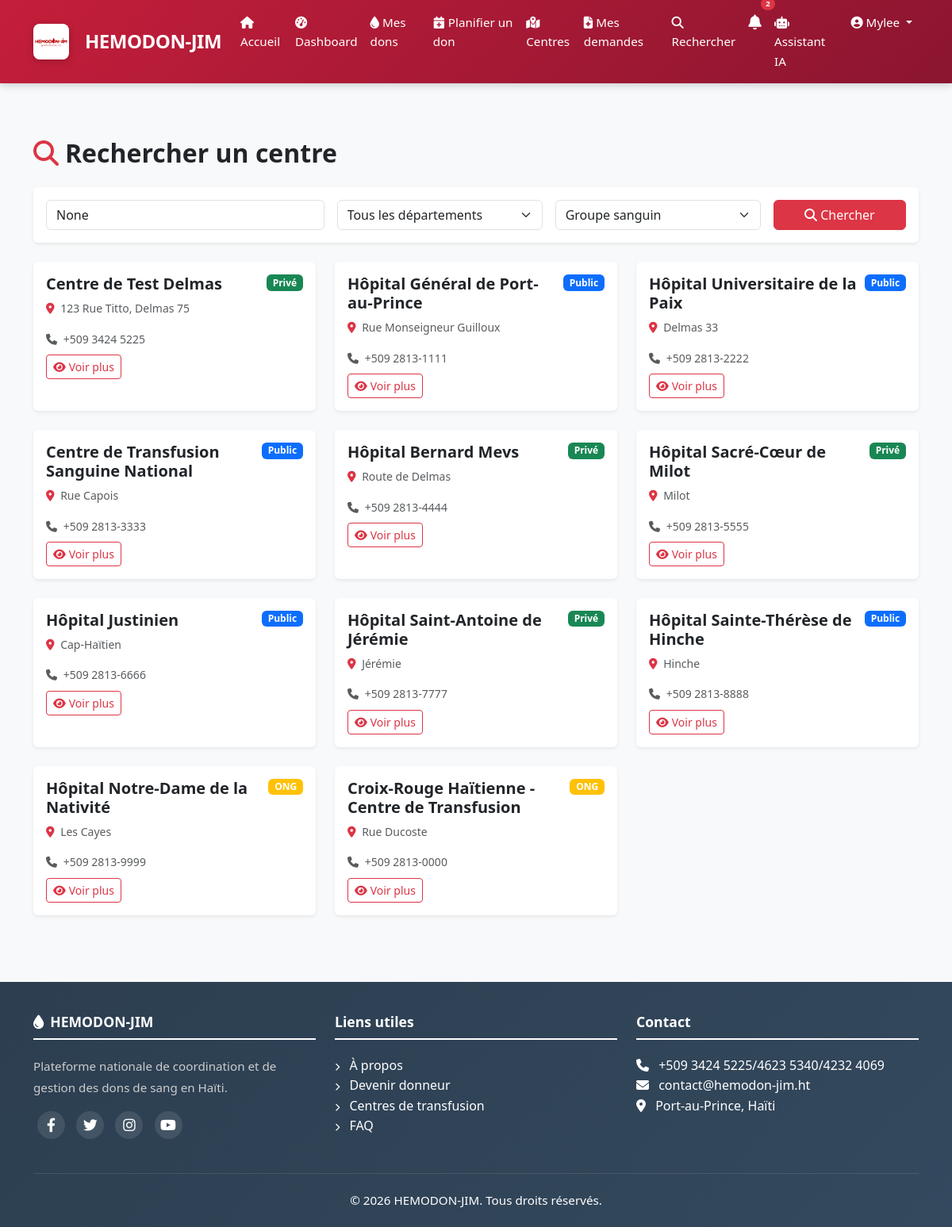
/rechercher/ (signed in), run on the app's committed database.
### apps/authentification/models.py (models this page shows, shortened)
class User(AbstractUser):
    GROUPE_CHOICES = [
        ('donneur', 'Donneur'),
        ('hospitalier', 'Personnel Hospitalier'),
        ('admin', 'Administrateur'),
        ('pnts', 'PNTS'),
    ]
    GROUPE_SANGUIN_CHOICES = [
        ('A+', 'A+'), ('A-', 'A-'),
        ('B+', 'B+'), ('B-', 'B-'),
        ('AB+', 'AB+'), ('AB-', 'AB-'),
        ('O+', 'O+'), ('O-', 'O-'),
    ]
    groupe = models.CharField(max_length=20, choices=GROUPE_CHOICES, default='donneur')
    telephone = models.CharField(max_length=20, unique=True)
    adresse = models.TextField(blank=True, null=True)
    commune = models.CharField(max_length=100, blank=True, null=True)
    departement = models.CharField(max_length=100, blank=True, null=True)
    date_naissance = models.DateField(null=True, blank=True)
    groupe_sanguin = models.CharField(max_length=3, choices=GROUPE_SANGUIN_CHOICES, blank=True, null=True)
    est_eligible = models.BooleanField(default=True)
    photo = models.ImageField(upload_to='photos/', blank=True, null=True)
    created_at = models.DateTimeField(auto_now_add=True)
    updated_at = models.DateTimeField(auto_now=True)
    class Meta:
        db_table = 'users'
        verbose_name = 'Utilisateur'
        verbose_name_plural = 'Utilisateurs'

### apps/centres/models.py (models this page shows, shortened)
class Centre(models.Model):
    TYPE_CHOICES = [
        ('public', 'Public'),
        ('prive', 'Privé'),
        ('ong', 'ONG'),
    ]
    nom = models.CharField(max_length=200)
    type = models.CharField(max_length=20, choices=TYPE_CHOICES)
    adresse = models.TextField()
    commune = models.CharField(max_length=100)
    departement = models.CharField(max_length=100)
    telephone = models.CharField(max_length=20)
    email = models.EmailField(blank=True, null=True)
    latitude = models.DecimalField(max_digits=9, decimal_places=6, null=True, blank=True)
    longitude = models.DecimalField(max_digits=9, decimal_places=6, null=True, blank=True)
    capacite_journaliere = models.IntegerField(default=50)
    horaires = models.TextField(blank=True, null=True)
    est_actif = models.BooleanField(default=True)
    responsable = models.ForeignKey(
        User,
        on_delete=models.SET_NULL,
        null=True,
        related_name='centre_responsable'
    )
    created_at = models.DateTimeField(auto_now_add=True)
    updated_at = models.DateTimeField(auto_now=True)
    class Meta:
        db_table = 'centres'
        verbose_name = 'Centre'
        verbose_name_plural = 'Centres'

### apps/centres/views.py (the view)
# urls.py: path('rechercher/', views.centres_search, name='search'),
@login_required
def centres_search(request):
    centres = Centre.objects.filter(est_actif=True)
    query = request.GET.get('q')
    if query:
        centres = centres.filter(
            Q(nom__icontains=query) |
            Q(commune__icontains=query) |
            Q(departement__icontains=query)
        )
    groupe_sanguin = request.GET.get('groupe_sanguin')
    if groupe_sanguin:
        centres = centres.filter(stocks__groupe_sanguin=groupe_sanguin, stocks__quantite_disponible__gt=0)
    departement = request.GET.get('departement')
    if departement:
        centres = centres.filter(departement=departement)
    paginator = Paginator(centres, 12)
    page_number = request.GET.get('page')
    centres_page = paginator.get_page(page_number)
    departements = Centre.objects.filter(est_actif=True).values_list('departement', flat=True).distinct()
    context = {
        'centres': centres_page,
        'query': query,
        'departements': sorted(departements),
        'groupes_sanguins': ['A+', 'A-', 'B+', 'B-', 'AB+', 'AB-', 'O+', 'O-'],
        'title': 'Rechercher un centre - HEMODON-JIM',
        'active_page': 'centres',
    }
    return render(request, 'centres/search.html', context)

### apps/authentification/context_processors.py (called while the page is built)
def user_notifications_count(request):
    count = 0
    if request.user.is_authenticated:
        count = Notification.objects.filter(
            models.Q(pour_tous=True) | models.Q(utilisateurs=request.user),
            est_lue=False
        ).distinct().count()
        print(f"Notifications non lues pour {request.user.username}: {count}")
    return {'user_notifications_count': count}

### apps/centres/templates/centres/search.html (shortened to what this page needs)
{% extends 'base.html' %}
{% load static %}
{% block content %}
<div class="container py-4">
    <h1 class="h2 fw-bold mb-4">
        <i class="fas fa-search text-danger me-2"></i>Rechercher un centre
    </h1>
    <div class="card border-0 shadow-sm mb-4">
        <div class="card-body">
            <form method="GET" class="row g-3">
                <div class="col-md-4">
                    <input type="text" name="q" class="form-control" placeholder="Nom, commune, département..." value="{{ query }}">
                </div>
                <div class="col-md-3">
                    <select name="departement" class="form-select">
                        <option value="">Tous les départements</option>
                    </select>
                </div>
                <div class="col-md-3">
                    <select name="groupe_sanguin" class="form-select">
                        <option value="">Groupe sanguin</option>
                    </select>
                </div>
                <div class="col-md-2">
                    <button type="submit" class="btn btn-danger w-100">
                        <i class="fas fa-search"></i> Chercher
                    </button>
                </div>
            </form>
        </div>
    </div>
    <div class="row g-4">
        {% for centre in centres %}
        <div class="col-md-6 col-lg-4">
            <div class="card border-0 shadow-sm h-100">
                <div class="card-body">
                    <div class="d-flex justify-content-between align-items-start">
                        <h5 class="card-title fw-bold">{{ centre.nom }}</h5>
                        <span class="badge {% if centre.type == 'public' %}bg-primary{% elif centre.type == 'prive' %}bg-success{% else %}bg-warning{% endif %}">
                            {{ centre.get_type_display }}
                        </span>
                    </div>
                    <p class="text-muted small">
                        <i class="fas fa-map-marker-alt text-danger me-1"></i>
                        {{ centre.adresse }}
                    </p>
                    <p class="text-muted small mb-1">
                        <i class="fas fa-phone me-1"></i> {{ centre.telephone }}
                    </p>
                    <div class="mt-2">
                        <a href="{% url 'centres:detail' centre.id %}" class="btn btn-sm btn-outline-danger">
                            <i class="fas fa-eye me-1"></i>Voir plus
                        </a>
                    </div>
                </div>
            </div>
        </div>
        {% endfor %}
    </div>
</div>
{% endblock %}

### templates/partials/header.html (shortened to what this page needs)
{% load static %}
<nav class="navbar navbar-expand-lg navbar-custom fixed-top">
    <div class="container">
        <a class="navbar-brand" href="{% url 'home' %}">
            <img src="{% static 'images/logo/logo1.jpg' %}" alt="HEMODON-JIM" height="40" class="me-2" style="border-radius: 8px;">
            <span>HEMODON-JIM</span>
        </a>
        <div class="collapse navbar-collapse" id="navbarNav">
            <ul class="navbar-nav ms-auto">
                <li class="nav-item">
                    <a class="nav-link {% if request.path == '/' %}active{% endif %}" href="{% url 'home' %}">
                        <i class="fas fa-home"></i> Accueil
                    </a>
                </li>
                {% if user.is_authenticated %}
                    {% if user.is_superuser or user.groupe == 'admin' or user.groupe == 'pnts' %}
                        <li class="nav-item">
                            <a class="nav-link {% if 'admin-panel' in request.path %}active{% endif %}" href="{% url 'app_admin:dashboard' %}">
                                <i class="fas fa-crown"></i> Panel Admin
                            </a>
                        </li>
                        <li class="nav-item">
                            <a class="nav-link" href="{% url 'app_admin:users' %}">
                                <i class="fas fa-users"></i> Utilisateurs
                            </a>
                        </li>
                        <li class="nav-item">
                            <a class="nav-link" href="{% url 'app_admin:centres' %}">
                                <i class="fas fa-hospital"></i> Centres
                            </a>
                        </li>
                        <li class="nav-item">
                            <a class="nav-link {% if 'stocks' in request.path %}active{% endif %}" href="{% url 'stocks:list' %}">
                                <i class="fas fa-warehouse"></i> Stocks
                            </a>
                        </li>
                        <li class="nav-item">
                            <a class="nav-link {% if 'demandes' in request.path %}active{% endif %}" href="{% url 'demandes:toutes' %}">
                                <i class="fas fa-file-medical"></i> Demandes
                                <span class="badge bg-warning ms-1">{{ demandes_urgentes|default:0 }}</span>
                            </a>
                        </li>
                    {% else %}
                        <li class="nav-item">
                            <a class="nav-link {% if 'dashboard' in request.path %}active{% endif %}" href="{% url 'dashboard' %}">
                                <i class="fas fa-tachometer-alt"></i> Dashboard
                            </a>
                        </li>
                        <li class="nav-item">
                            <a class="nav-link {% if 'mes-dons' in request.path %}active{% endif %}" href="{% url 'dons:my_dons' %}">
                                <i class="fas fa-droplet"></i> Mes dons
                            </a>
                        </li>
                        <li class="nav-item">
                            <a class="nav-link" href="{% url 'dons:create' %}">
                                <i class="fas fa-calendar-plus"></i> Planifier un don
                            </a>
                        </li>
                        <li class="nav-item">
                            <a class="nav-link {% if 'carte' in request.path %}active{% endif %}" href="{% url 'centres:map' %}">
                                <i class="fas fa-map-marked-alt"></i> Centres
                            </a>
                        </li>
                        <li class="nav-item">
                            <a class="nav-link {% if 'mes-demandes' in request.path %}active{% endif %}" href="{% url 'demandes:list' %}">
                                <i class="fas fa-file-medical"></i> Mes demandes
                            </a>
                        </li>
                        <li class="nav-item">
                            <a class="nav-link" href="{% url 'centres:search' %}">
                                <i class="fas fa-search"></i> Rechercher
                            </a>
                        </li>
                    {% endif %}
                    <li class="nav-item">
                        <a class="nav-link position-relative" href="{% url 'notifications:list' %}">
                            {% if user_notifications_count > 0 %}
                            <span class="position-absolute top-0 start-100 translate-middle badge rounded-pill bg-danger" style="font-size: 0.6rem; margin-top: -3px;">
                                {{ user_notifications_count }}
                            </span>
                            {% endif %}
                        </a>
                    </li>
                    <li class="nav-item">
                        <a class="nav-link" href="{% url 'chatbot:chatbot' %}">
                            <i class="fas fa-robot"></i> Assistant IA
                        </a>
                    </li>
                    <li class="nav-item dropdown">
                        <a class="nav-link dropdown-toggle" href="#" id="userDropdown" role="button" data-bs-toggle="dropdown">
                            <i class="fas fa-user-circle"></i> {{ user.username }}
                        </a>
                    </li>
                {% endif %}
            </ul>
        </div>
    </div>
</nav>

### static/css/style.css (style rules this page uses)
:root { --red-primary: #C41E3A; --red-dark: #8B1530; --red-light: #E53935; --red-very-light: #FFEBEE; --red-gradient: linear-gradient(135deg, #C41E3A 0%, #8B1530 100%); --white: #FFFFFF; --gray-100: #F8F9FA; --gray-200: #E9ECEF; --gray-300: #DEE2E6; --gray-600: #6C757D; --gray-900: #212529; --shadow-sm: 0 2px 10px rgba(0,0,0,0.08); --shadow-md: 0 4px 20px rgba(196,30,58,0.15); --shadow-lg: 0 8px 40px rgba(196,30,58,0.2); --navbar-height: 70px; }
* { margin: 0; padding: 0; box-sizing: border-box; }
html { scroll-behavior: smooth; }
body { font-family: 'Segoe UI', Tahoma, Geneva, Verdana, sans-serif; background: var(--gray-100); color: var(--gray-900); padding-top: var(--navbar-height); line-height: 1.6; }
a { color: var(--red-primary); text-decoration: none; transition: all 0.3s ease; }
.navbar-custom { background: var(--red-gradient) !important; box-shadow: var(--shadow-md); padding: 8px 0; transition: all 0.3s ease; min-height: var(--navbar-height); }
.navbar-custom .navbar-brand { display: flex; align-items: center; gap: 12px; color: white !important; font-weight: 800; font-size: 1.6rem; letter-spacing: -0.5px; }
.navbar-custom .navbar-brand img { height: 45px; width: auto; border-radius: 8px; transition: transform 0.3s ease; box-shadow: 0 2px 8px rgba(0,0,0,0.2); }
.navbar-custom .nav-link { color: rgba(255, 255, 255, 0.9) !important; font-weight: 500; padding: 8px 18px; border-radius: 50px; transition: all 0.3s ease; font-size: 0.95rem; }

### templates/base.html (style rules this page uses)
body { font-family: 'Segoe UI', Tahoma, Geneva, Verdana, sans-serif; background-color: #f8f9fa; margin-top: 80px; min-height: 100vh; display: flex; flex-direction: column; }
.navbar-custom { background: linear-gradient(135deg, #c0392b, #e74c3c); box-shadow: 0 2px 10px rgba(0,0,0,0.2); }
.navbar-custom .navbar-brand { font-weight: bold; color: white !important; font-size: 1.5rem; }
.navbar-custom .nav-link { color: white !important; font-weight: 500; transition: all 0.3s; }

### data on the page
User: username "Mylee"
Centre: nom "Centre de Test Delmas", type "Privé", adresse "123 Rue Titto, Delmas 75", telephone "+509 3424 5225"
Centre: nom "Hôpital Général de Port-au-Prince", type "Public", adresse "Rue Monseigneur Guilloux", telephone "+509 2813-1111"
Centre: nom "Hôpital Universitaire de la Paix", type "Public", adresse "Delmas 33", telephone "+509 2813-2222"
Centre: nom "Centre de Transfusion Sanguine National", type "Public", adresse "Rue Capois", telephone "+509 2813-3333"
Centre: nom "Hôpital Bernard Mevs", type "Privé", adresse "Route de Delmas", telephone "+509 2813-4444"
Centre: nom "Hôpital Sacré-Cœur de Milot", type "Privé", adresse "Milot", telephone "+509 2813-5555"
Centre: nom "Hôpital Justinien", type "Public", adresse "Cap-Haïtien", telephone "+509 2813-6666"
Centre: nom "Hôpital Saint-Antoine de Jérémie", type "Privé", adresse "Jérémie", telephone "+509 2813-7777"
Centre: nom "Hôpital Sainte-Thérèse de Hinche", type "Public", adresse "Hinche", telephone "+509 2813-8888"
Centre: nom "Hôpital Notre-Dame de la Nativité", type "ONG", adresse "Les Cayes", telephone "+509 2813-9999"
Centre: nom "Croix-Rouge Haïtienne - Centre de Transfusion", type "ONG", adresse "Rue Ducoste", telephone "+509 2813-0000"

### other printed values
{{ user_notifications_count }} "2"
